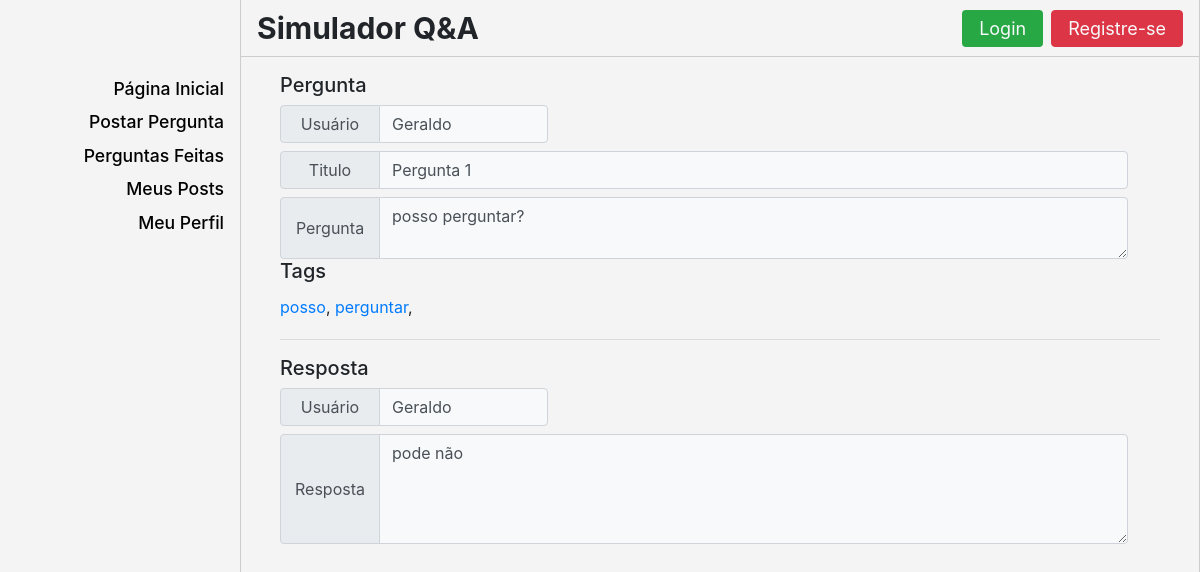
/selecionar_resposta/1, run on the app's committed database.
### qa/models.py (models this page shows, shortened)
class Pergunta(models.Model):
    usuario = models.CharField(max_length=100, default='usuario default')
    titulo = models.CharField(max_length=100, blank=True)
    texto = models.TextField(max_length=1000, default='texto default')
    tags = models.TextField(null=True)
    votos = models.IntegerField(default=0)

class Resposta(models.Model):
    pergunta = models.ForeignKey(Pergunta, on_delete=models.CASCADE)
    usuario = models.CharField(max_length=100)
    texto = models.CharField(max_length=1000)
    votos = models.IntegerField(default=0)

### qa/views.py (the view)
# urls.py: path('selecionar_resposta/<int:resposta_id>', views.selecionar_resposta, name='selecionar_resposta'),
def selecionar_resposta(request, resposta_id):
    usuario = request.user.get_username()
    resposta = get_object_or_404(Resposta, pk=resposta_id)
    pergunta = get_object_or_404(Pergunta, pk=resposta.pergunta.id)
    jsonDec = json.decoder.JSONDecoder()
    tagsList = jsonDec.decode(pergunta.tags)
    if request.method  == 'POST':
        resposta.texto = request.POST['texto_alterado']
        resposta.save()
        context = {'resposta': resposta, 'usuario': usuario,'tagsList':tagsList}
        return HttpResponseRedirect('/selecionar_resposta/%s' % (resposta_id))
    else:
        context = {'pergunta': pergunta, 'resposta': resposta, 'usuario': usuario,'tagsList':tagsList}
        return render(request, 'qa/resposta_selecionada.html', context)

### qa/templates/qa/resposta_selecionada.html (shortened to what this page needs)
{% extends 'qa/template.html' %}
{% block content %}
<div class='container-fluid mt-3 ml-4'>
	<div class='row ml-0'>
		<h5>Pergunta</h5>
	</div>
	<div class='row'>
		<div class='col-11'>
			<div class="input-group mb-2 pl-0 col-4">
				<div class="input-group-prepend prepend-width">
					<div class="input-group-text full-width justify-content-center">
						Usuário
					</div>
				</div>
				<input type='text' name='username' class="form-control bg-light" value='{{pergunta.usuario}}' disabled />
			</div>
		<div class="input-group mb-2">
			<div class="input-group-prepend prepend-width">
				<div class="input-group-text full-width justify-content-center">
					Titulo
				</div>
			</div>
			<input type='text' id="perguntaTitulo" class="form-control col-12 bg-light" name='titulo'
				value='{{pergunta.titulo}}' disabled />
		</div>
		<div class="input-group">
			<div class="input-group-prepend prepend-width">
				<div class="input-group-text full-width justify-content-center">
					Pergunta
				</div>
			</div>
			<textarea id="perguntaTexto" class="form-control col-12 bg-light" name='texto' rows='2'
				disabled>{{pergunta.texto}}</textarea>
		</div>
		<div class='row ml-0'>
			<h5>Tags</h5>
		</div>
		<div class='col-11 pl-0 mb-1 pt-1' style='height:auto; max-height: 32vh; overflow:auto'>
			{% for tag in tagsList %}
				<a href="/tags/{{tag}}">{{tag}}</a>,
			{% endfor %}
		</div>
	</div>
</div>
<hr class='mr-5' />
<div class='row ml-0'>
	<h5>Resposta</h5>
</div>
<div class='row'>
	<div class='col-11'>
		<div class="input-group mb-2 col-4 pl-0">
			<div class="input-group-prepend prepend-width">
				<div class="input-group-text full-width justify-content-center">
					Usuário
				</div>
			</div>
			<input type='text' name='username' class="form-control bg-light" value='{{resposta.usuario}}' disabled />
		</div>
		<div class="input-group">
			<div class="input-group-prepend prepend-width">
				<div class="input-group-text full-width justify-content-center">
					Resposta
				</div>
			</div>
			<textarea id="respostaTexto" class="form-control col-12 bg-light" name='texto' rows='4'
				disabled>{{resposta.texto}}</textarea>
		</div>
	</div>
</div>
</div>
{% endblock %}

### qa/static/css/sidebar.css (style rules this page uses)
body { overflow-x: hidden; }

### qa/static/css/css_geral.css (style rules this page uses)
.bg-page { background-color: #f4f4f4 !important; }

### qa/templates/qa/template.html (style rules this page uses)
.full-width { width: 100%; }
.prepend-width { width: 100px; }

### qa/templates/qa/resposta_selecionada.html (style rules this page uses)
.full-width { width: 100%; }
.prepend-width { width: 100px; }

### data on the page
Pergunta: username "Geraldo", titulo "Pergunta 1", texto "posso perguntar?"
Resposta: username "Geraldo", texto "pode não"

### other printed values
{{ tag }} "posso" "perguntar"
